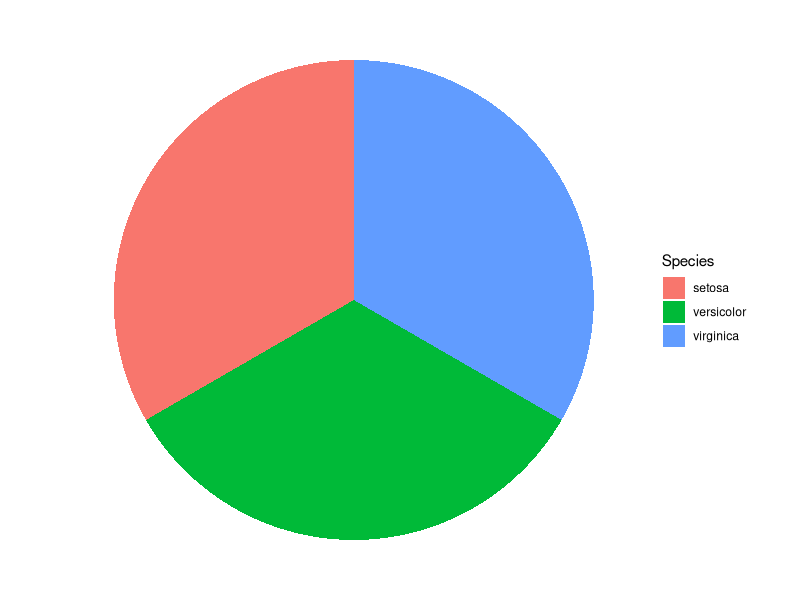
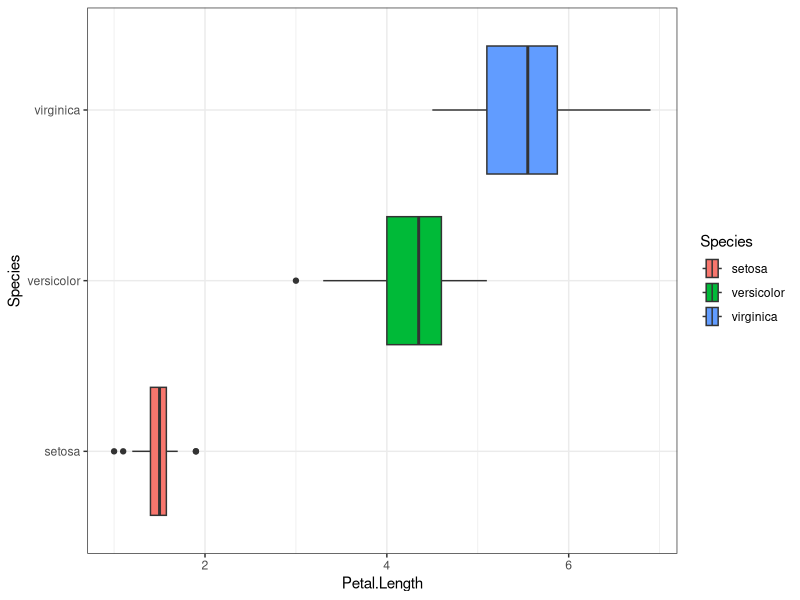
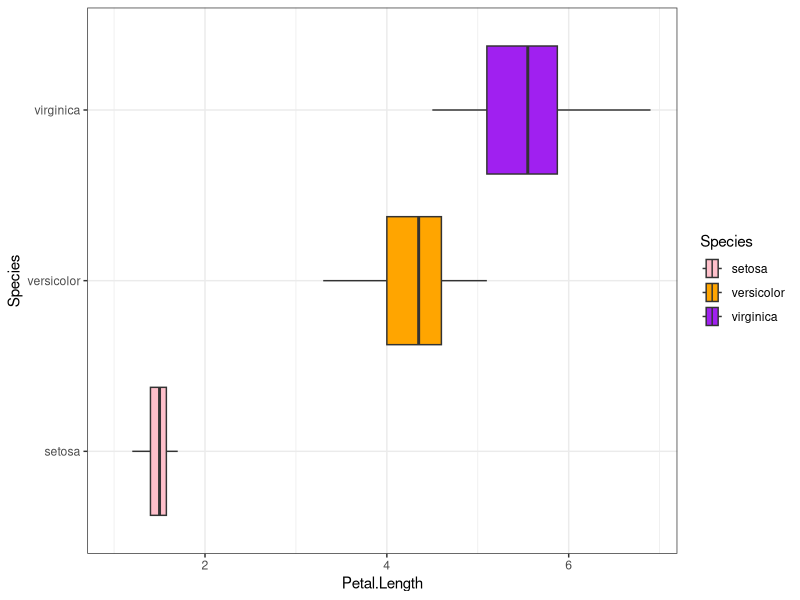
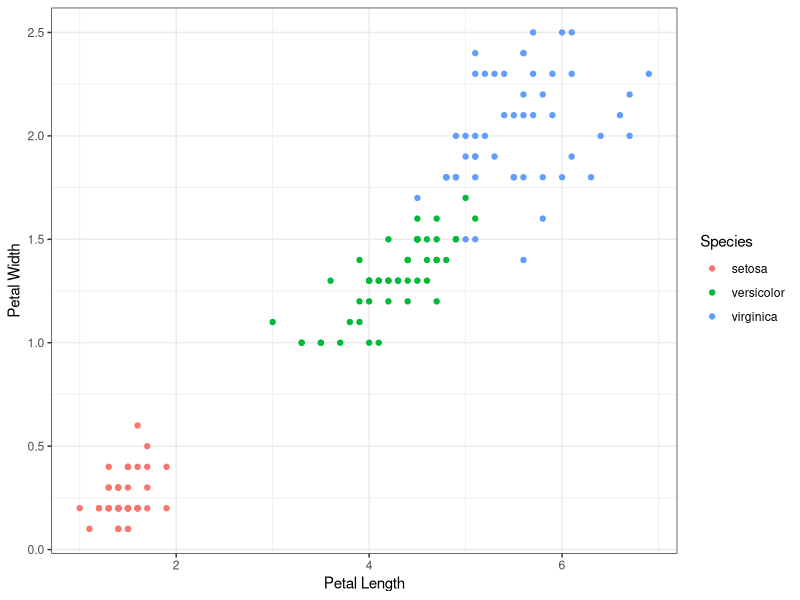
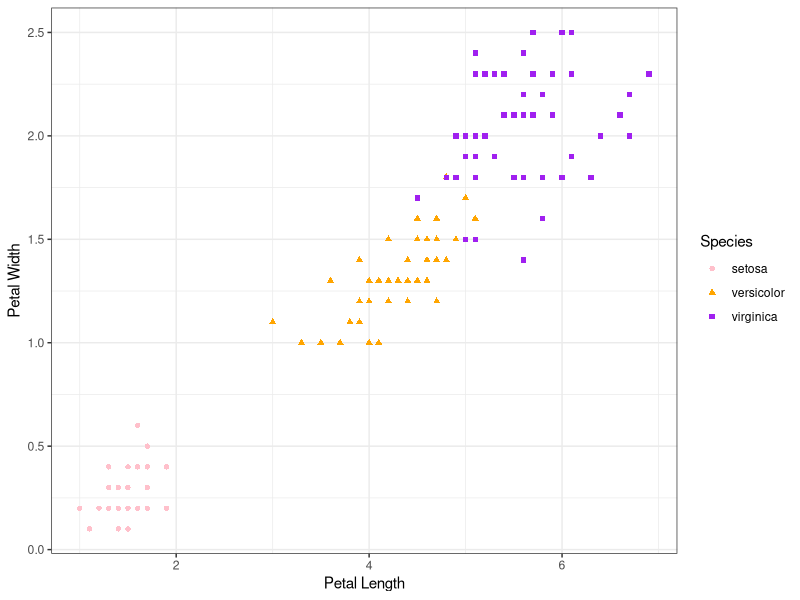
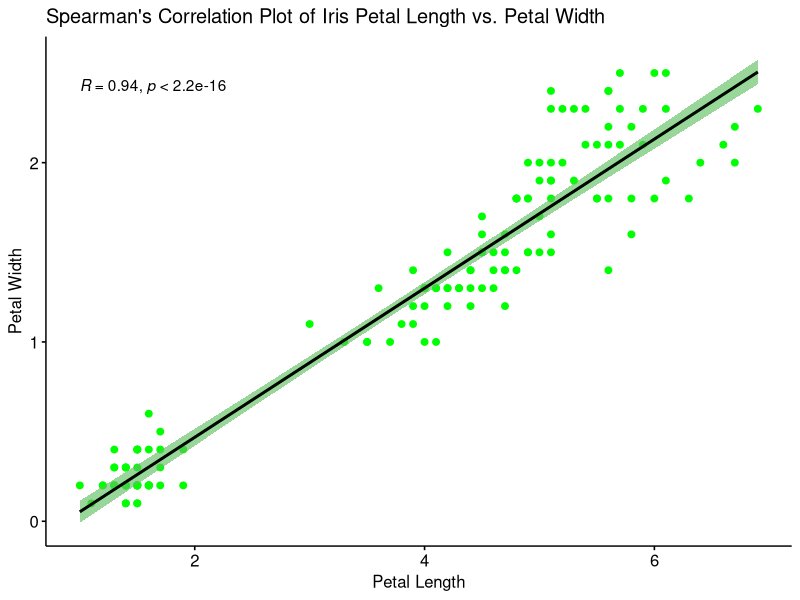
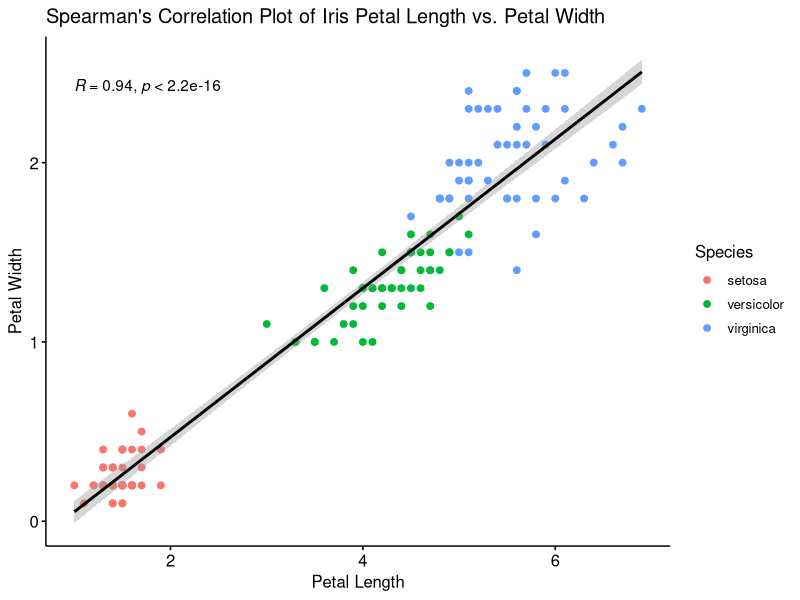
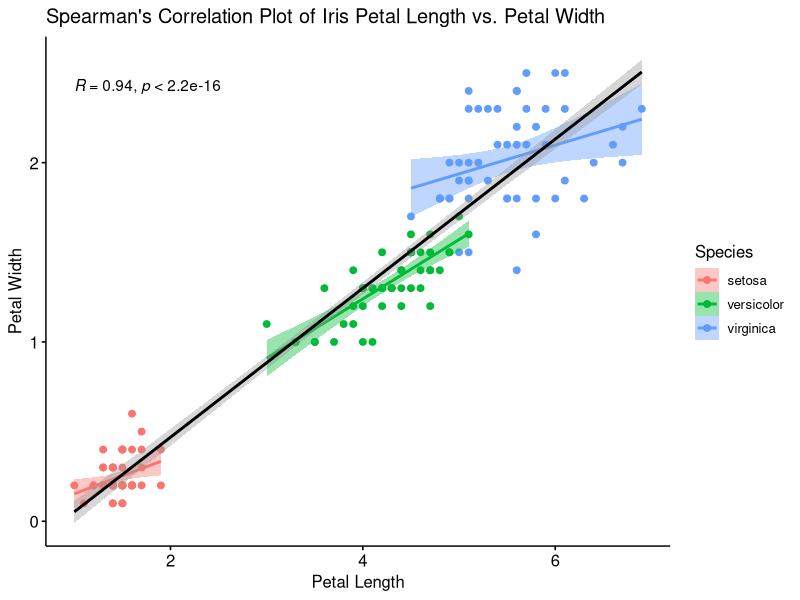

Write the R code that produced these figures, in order.
## ---- chunk 1
install.packages(tidyverse)
library(tidyverse)
install.packages(ggpubr)
library(ggpubr)
## ---- chunk 2
data("iris")
view(iris)
## ---- chunk 3
iris %>% reframe(unique(Species))
## ---- chunk 4
count <- iris %>% group_by(Species) %>% summarise(count = n())
## ---- chunk 5
barplot1 <- iris %>% ggplot() + geom_bar(mapping = aes(x = Species, fill = "red"))

barplot2 <- barplot2 <- iris %>% ggplot() + geom_bar(mapping = aes(x = Species, fill = Species)) + scale_fill_manual(values = c("pink", "orange", "purple")) + labs(x = "Species of Iris", y = "Count", title = "Iris Species") + theme_minimal()
## ---- chunk 6
ggplot(count, aes(x="", y=count, fill=Species)) + geom_bar(stat="identity", width=1) + coord_polar("y", start=0) + theme_void()
## ---- chunk 7
petal_length_distribution <- iris %>% ggplot() + geom_histogram(mapping = aes(x = Petal.Length))
petal_width_distribution <- iris %>% ggplot() + geom_histogram(mapping = aes(x = Petal.Width))
sepal_length_distribution <- iris %>% ggplot() + geom_histogram(mapping = aes(x = Sepal.Length))
sepal_width_distribution <- iris %>% ggplot() + geom_histogram(mapping = aes(x = Sepal.Width))
## ---- chunk 8
petal_length_qq <- iris %>% ggplot() + stat_qq(aes(sample = Petal.Length)) + stat_qq_line(aes(sample = Petal.Length))
petal_width_qq <- iris %>% ggplot() + stat_qq(aes(sample = Petal.Width)) + stat_qq_line(aes(sample = Petal.Width))
sepal_length_qq <- iris %>% ggplot() + stat_qq(aes(sample = Sepal.Length)) + stat_qq_line(aes(sample = Sepal.Length))
sepal_width_qq <- iris %>% ggplot() + stat_qq(aes(sample = Sepal.Width)) + stat_qq_line(aes(sample = Sepal.Width))
## ---- chunk 9
iris %>% pull(Petal.Length) %>% shapiro.test()
iris %>% pull(Petal.Width) %>% shapiro.test()
iris %>% pull(Sepal.Length) %>% shapiro.test()
iris %>% pull(Sepal.Width) %>% shapiro.test()
## ---- chunk 10
mean(iris$Sepal.Width)
## ---- chunk 11
sd(iris$Sepal.Width)
## ---- chunk 12
iris %>% group_by(Species) %>% summarise(mean_sepal_width = mean(Sepal.Width), sd_sepal_width = sd(Sepal.Width)) %>% arrange(desc(mean_sepal_width))
## ---- chunk 13
iris %>% group_by(Species) %>% summarise(min_petal_length = min(Petal.Length), q1_petal_length = quantile(Petal.Length, probs = 0.25), med_petal_length = median(Petal.Length), q3_petal_length = quantile(Petal.Length, probs = 0.75), max_petal_length = max(Petal.Length))

iris %>% summarise(min_petal_length = min(Petal.Length), q1_petal_length = quantile(Petal.Length, probs = 0.25), med_petal_length = median(Petal.Length), q3_petal_length = quantile(Petal.Length, probs = 0.75), max_petal_length = max(Petal.Length))
## ---- chunk 14
iris %>% ggplot() + geom_boxplot(mapping = aes(x = Petal.Length, y = Species, fill = Species)) + theme_bw()

iris %>% ggplot() + geom_boxplot(mapping = aes(x = Petal.Length, y = Species, fill = Species), outlier.shape = NA) + theme_bw() + scale_fill_manual(values = c("pink", "orange", "purple"))
## ---- chunk 15
setosa_petal_length <- iris %>% filter(Species == "setosa") %>% pull(Petal.Length) 

versicolor_petal_length <- iris %>% filter(Species == "versicolor") %>% pull(Petal.Length)

virginica_petal_length <- iris %>% filter(Species == "virginica") %>% pull(Petal.Length) 
## ---- chunk 16
wilcox.test(setosa_petal_length, virginica_petal_length, alternative = "two.sided")

wilcox.test(setosa_petal_length, versicolor_petal_length, alternative = "two.sided")

wilcox.test(virginica_petal_length, versicolor_petal_length, alternative = "two.sided")
## ---- chunk 17
t.test(setosa_petal_length, virginica_petal_length, alternative = "two.sided")
## ---- chunk 18
cor.test(iris$Petal.Length, iris$Petal.Width, method = "spearman")
## ---- chunk 19
cor.test(iris$Petal.Length, iris$Petal.Width, method = "pearson")
## ---- chunk 20
iris %>% ggplot() + geom_point(mapping = aes(x = Petal.Length, y = Petal.Width, color = Species)) + labs(x = "Petal Length", y = "Petal Width") + theme_bw()

iris %>% ggplot() + geom_point(mapping = aes(x = Petal.Length, y = Petal.Width, color = Species, shape = Species)) + labs(x = "Petal Length", y = "Petal Width") + theme_bw() + scale_color_manual(values = c("pink", "orange", "purple"))
## ---- chunk 21
ggscatter(iris, x = "Petal.Length", y = "Petal.Width", color = "green", add = "reg.line", conf.int = TRUE, cor.coef = TRUE, cor.method = "spearman", xlab = "Petal Length", ylab = "Petal Width", title = "Spearman's Correlation Plot of Iris Petal Length vs. Petal Width") + geom_smooth(method = lm, color = "black")

ggscatter(iris, x = "Petal.Length", y = "Petal.Width", color = "Species", conf.int = TRUE, cor.coef = TRUE, cor.method = "spearman", xlab = "Petal Length", ylab = "Petal Width", title = "Spearman's Correlation Plot of Iris Petal Length vs. Petal Width") + geom_smooth(method = lm, color = "black") + theme(legend.position = "right")

ggscatter(iris, x = "Petal.Length", y = "Petal.Width", color = "Species", add = "reg.line", conf.int = TRUE, cor.coef = TRUE, cor.method = "spearman", xlab = "Petal Length", ylab = "Petal Width", title = "Spearman's Correlation Plot of Iris Petal Length vs. Petal Width") + geom_smooth(method = lm, color = "black") + theme(legend.position = "right")
